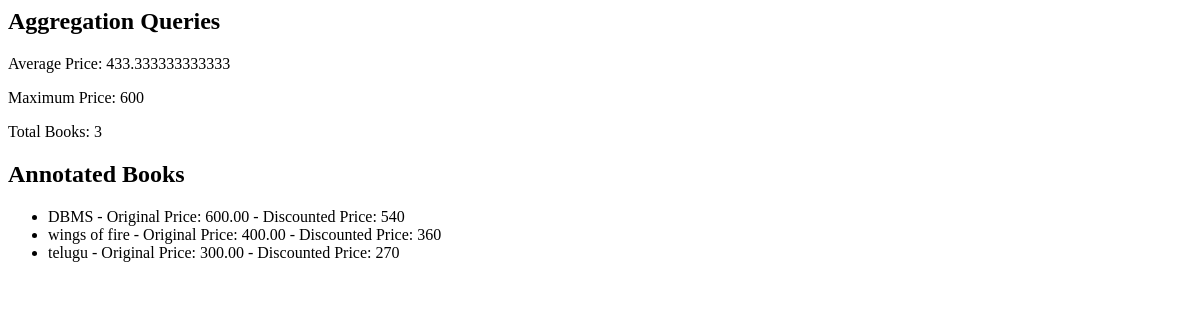
Before: /aggregations/ with the older database file.
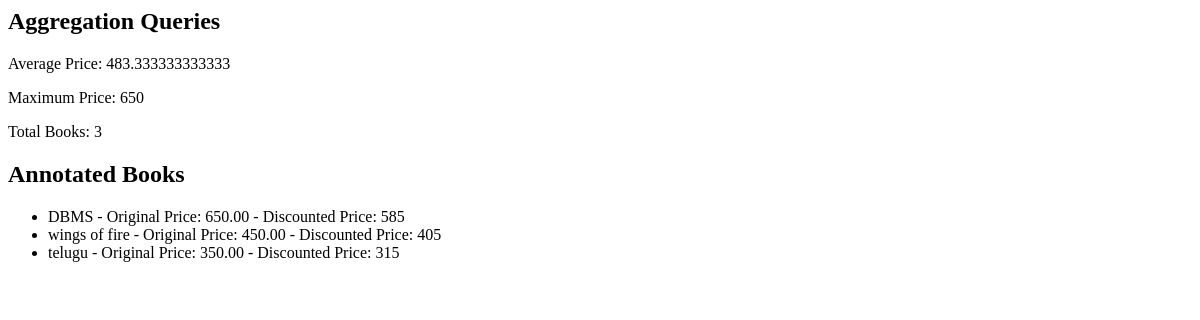
After: the same page with the newer database file.
### myapp/models.py (models this page shows, shortened)
class Book(models.Model):
    title=models.CharField(max_length=200)
    author=models.ForeignKey(Author, on_delete=models.CASCADE)
    price=models.DecimalField(max_digits=6, decimal_places=2)
    published_date=models.DateField()

### myapp/views.py (the view)
# urls.py: path('aggregations/', views.aggregation_queries, name='aggregation_queries'),
def aggregation_queries(request):
    avg_price=Book.objects.aggregate(Avg('price'))#SELECT AVG(price) FROM Book;
    max_price=Book.objects.aggregate(Max('price'))#SELECT MAX(price) FROM Book;
    total_books=Book.objects.aggregate(Count('id'))#SELECT COUNT(id) FROM Book;
    annotated_books=Book.objects.annotate(
        discounted_price=ExpressionWrapper(
            F('price')*0.9,
            output_field=DecimalField(max_digits=6, decimal_places=2)
        )
    )
    context={
        'avg_price': avg_price,
        'max_price': max_price,
        'total_books': total_books,
        'annotated_books': annotated_books,
    }
    return render(request, 'aggregation_queries.html', context)

### myapp/templates/aggregation_queries.html
<h2>Aggregation Queries</h2>
<p>Average Price: {{ avg_price.price__avg }}</p>
<p>Maximum Price: {{ max_price.price__max }}</p>
<p>Total Books: {{ total_books.id__count }}</p>
<h2>Annotated Books</h2>
<ul>
    {% for book in annotated_books %}
        <li>{{ book.title }} - Original Price: {{ book.price }} - Discounted Price: {{ book.discounted_price }}</li>
    {% endfor %}
</ul>

Changed rows visible on the page:
changed Book "DBMS": price "600.00" → "650.00"; discounted_price "540" → "585"
changed Book "wings of fire": price "400.00" → "450.00"; discounted_price "360" → "405"
changed Book "telugu": price "300.00" → "350.00"; discounted_price "270" → "315"
Other visible differences:
{{ avg_price.price__avg }}: "433.333333333333" → "483.333333333333"
{{ max_price.price__max }}: "600" → "650"
